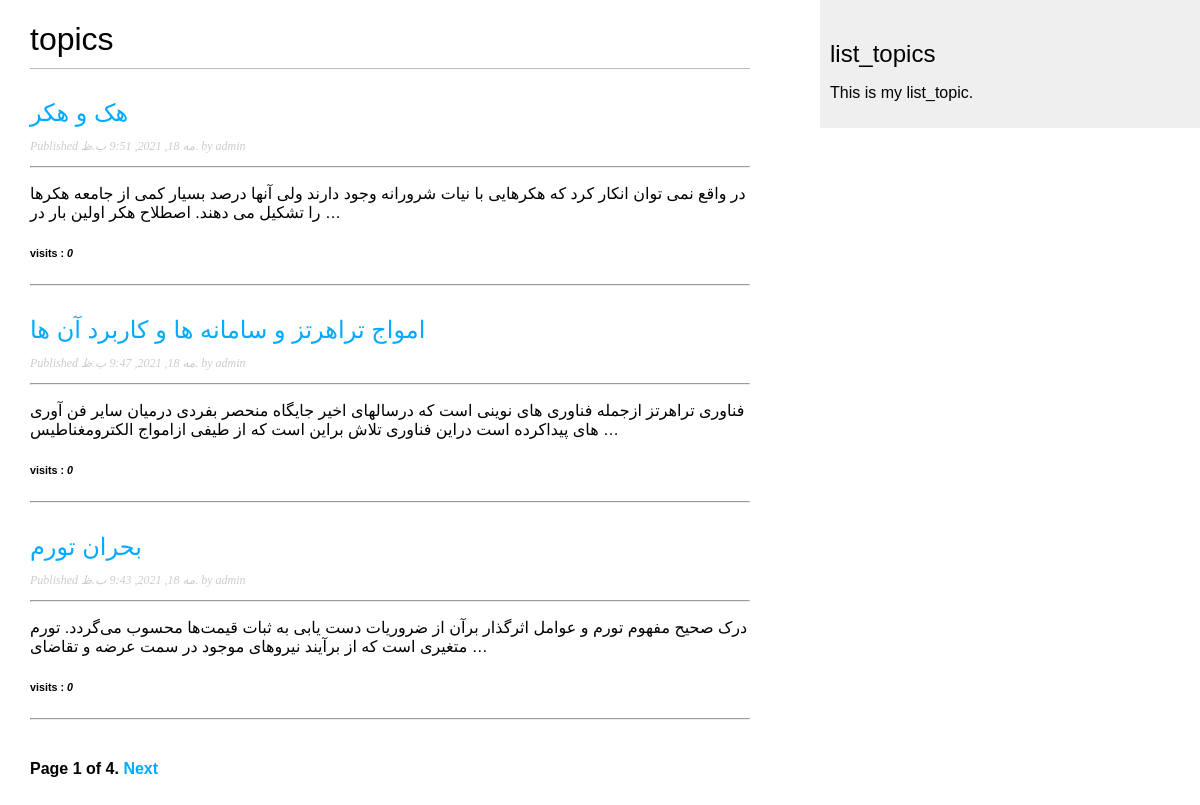
The page /list_topic/ on the database its author committed.
### list_topic/models.py (models this page shows, shortened)
class Post(models.Model):
    STATUS_CHOICES = (
        ('draft', 'Draft'),
        ('published', 'Published'),
    )
    Research_title = models.CharField(max_length=250)
    slug = models.SlugField(max_length=250, unique_for_date='publish')
    author = models.ForeignKey(User, on_delete=models.CASCADE, related_name='blog_posts')
    Research_content = models.TextField()
    mail = models.CharField(max_length = 50)
    publish = models.DateTimeField(default=timezone.now)
    created = models.DateTimeField(auto_now_add=True)
    updated = models.DateTimeField(auto_now=True)
    status = models.CharField(max_length=10, choices=STATUS_CHOICES, default='draft')
    visits = models.PositiveIntegerField(default=0)
    class Meta:
        ordering = ('-publish',)
    class Post1(models.Model):
        def get_absolute_url(self):
            return reverse('list_topic:post_detail',
                        args=[self.publish.year, self.publish.month, self.publish.day, self.slug])

### list_topic/views.py (the view)
# urls.py: path('', post_list, name='post_list'),
def post_list(request):
    object_list = Post.objects.filter(status = 'published' )
    paginator = Paginator(object_list, 3)  #3 posts in each page
    page = request.GET.get('page')
    try:
        posts = paginator.page(page)
    except PageNotAnInteger:
        posts = paginator.page(1)
    except EmptyPage:
        posts = paginator.page(paginator.num_pages)
    return render(request, 'list_topic/post/list.html',
                            {'page': page,
                            'posts': posts})

### list_topic/templates/list_topic/post/list.html (shortened to what this page needs)
{% extends "list_topic/base.html" %}
{% block content %}
<h1> topics</h1>
{% for post in posts %}
<h2>
    <a href="{{ post.get_absolute_url }}">
        {{ post.Research_title}}
    </a>
</h2>
<p class="date">
    Published {{ post.publish }} by {{ post.author }}
</p>
<hr>
{{ post.Research_content|truncatewords:30|linebreaks }}
<h6>visits : <b><i> {{post.visits}} </i></b></h6>
<hr>
{%endfor %}
{% include "pagination.html" with page=posts %}
{% endblock %}

### list_topic/templates/list_topic/base.html (shortened to what this page needs)
{% load static %}
<!DOCTYPE html>
<html>
<head>
    <link href="{% static  'css/list_topic.css' %}" rel="stylesheet">
</head>
<body>
    <div id="content"> {% block content %} {% endblock %} </div>
    <div id="sidebar">
        <h2>list_topics </h2>
        <p>This is my list_topic.</p>
    </div>
</body>
</html>

### list_topic/templates/pagination.html (shortened to what this page needs)
<div class="pagination">
    <span class="step-links">
        <span class="current">
            Page {{page.number }} of {{ page.paginator.num_pages }}.
        </span>
        {% if page.has_next %}
        <a href="?page={{ page.next_page_number }}">Next</a>
        {% endif %}
    </span>
</div>

### list_topic/static/css/list_topic.css (style rules this page uses)
body { margin:0; padding:0; font-family:helvetica, sans-serif; }
a { color:#00abff; text-decoration:none; }
h1 { font-weight:normal; border-bottom:1px solid #bbb; padding:0 0 10px 0; }
h2 { font-weight:normal; margin:30px 0 0; }
#content { float:left; width:60%; padding:0 0 0 30px; }
#sidebar { float:right; width:30%; padding:10px; background:#efefef; height:100%; }
p.date { color:#ccc; font-family: georgia, serif; font-size: 12px; font-style: italic; }
.pagination { margin:40px 0; font-weight:bold; }

### rows shown on the page
Post: Research_title "هک و هکر", publish "مه 18, 2021, 9:51 ب.ظ.", author "admin", Research_content "در واقع نمی توان انکار کرد که هکرهایی با نیات شرورانه وجود دارند ولی آنها درصد بسیار کمی از جامعه هکرها را تشکیل می دهند. اصطلاح هکر اولین بار در …", visits "0"
Post: Research_title "امواج تراهرتز و سامانه ها و کاربرد آن ها", publish "مه 18, 2021, 9:47 ب.ظ.", author "admin", Research_content "فناوری تراهرتز ازجمله فناوری های نوینی است که درسالهای اخیر جایگاه منحصر بفردی درمیان سایر فن آوری های پیداکرده است دراین فناوری تلاش براین است که از طیفی ازامواج الکترومغناطیس …", visits "0"
Post: Research_title "بحران تورم", publish "مه 18, 2021, 9:43 ب.ظ.", author "admin", Research_content "درک صحیح مفهوم تورم و عوامل اثرگذار برآن از ضروریات دست یابی به ثبات قیمت‌ها محسوب می‌گردد. تورم متغیری است که از برآیند نیروهای موجود در سمت عرضه و تقاضای …", visits "0"

### other values the page prints
{{ page.number }} "1"
{{ page.paginator.num_pages }} "4"
